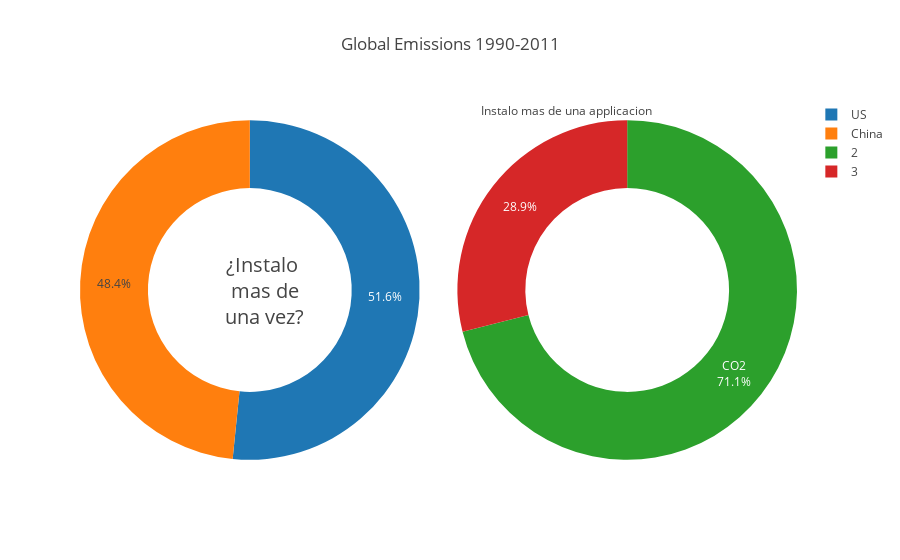

Notebook code for this chart:
### Code cell
fig = {
  "data": [
    {
      "values": [16, 15,],
      "labels": [
        "US",
        "China"
      ],
      "domain": {"column": 0},
      "name": "GHG Emissions",
      "hoverinfo":"label+percent+name",
      "hole": .6,
      "type": "pie"
    },
    {
      "values": [27, 11],
      "labels": [
        "2",
        "3",
      ],
      "text":["CO2"],
      "textposition":"inside",
      "domain": {"column": 1},
      "name": "CO2 Emissions",
      "hoverinfo":"label+percent+name",
      "hole": .6,
      "type": "pie"
    }],
  "layout": {
        "title":"Global Emissions 1990-2011",
        "grid": {"rows": 1, "columns": 2},
        "annotations": [
            {
                "font": {
                    "size": 20
                },
                "showarrow": False,
                "text": "¿Instalo <br> mas de <br>una vez?",
                "x": 0.2,
                "y": 0.5
            },
            {
                "font": {
                    "size": 12
                },
                "showarrow": False,
                "text": "Instalo mas de una applicacion",
                "x": 0.8,
                "y": 1
            }
        ]
    }
}
py.offline.iplot(fig)

### Figure 1 — Plotly figure (JSON) as saved in the notebook; plotly's stock layout.template omitted (floating-point values rounded to 4 significant figures)
{"data": [{"domain": {"column": 0}, "hole": 0.6, "hoverinfo": "label+percent+name", "labels": ["US", "China"], "name": "GHG Emissions", "type": "pie", "uid": "713956e5-a555-4555-bfca-6457cb21cbf1", "values": [16, 15]}, {"domain": {"column": 1}, "hole": 0.6, "hoverinfo": "label+percent+name", "labels": ["2", "3"], "name": "CO2 Emissions", "text": ["CO2"], "textposition": "inside", "type": "pie", "uid": "0ad7e9f0-684e-452b-98b8-61acf875d905", "values": [27, 11]}], "layout": {"annotations": [{"font": {"size": 20}, "showarrow": false, "text": "¿Instalo <br> mas de <br>una vez?", "x": 0.2, "y": 0.5}, {"font": {"size": 12}, "showarrow": false, "text": "Instalo mas de una applicacion", "x": 0.8, "y": 1}], "grid": {"columns": 2, "rows": 1}, "title": {"text": "Global Emissions 1990-2011"}}}
